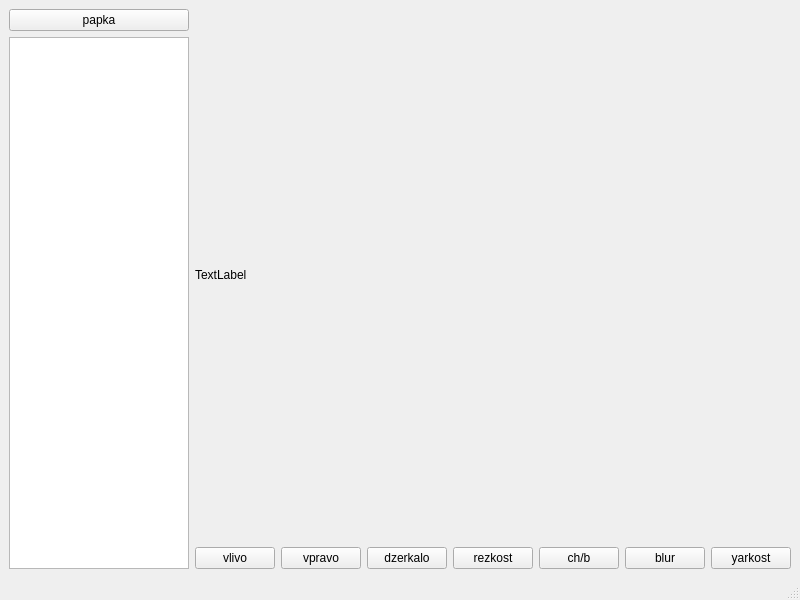
<?xml version="1.0" encoding="UTF-8"?>
<ui version="4.0">
 <class>MainWindow</class>
 <widget class="QMainWindow" name="MainWindow">
  <property name="geometry">
   <rect>
    <x>0</x>
    <y>0</y>
    <width>800</width>
    <height>600</height>
   </rect>
  </property>
  <property name="windowTitle">
   <string>MainWindow</string>
  </property>
  <widget class="QWidget" name="centralwidget">
   <layout class="QHBoxLayout" name="horizontalLayout_2">
    <item>
     <layout class="QHBoxLayout" name="horizontalLayout">
      <item>
       <layout class="QVBoxLayout" name="verticalLayout_2">
        <item>
         <widget class="QPushButton" name="pushButton">
          <property name="text">
           <string>papka</string>
          </property>
         </widget>
        </item>
        <item>
         <widget class="QListWidget" name="listWidget"/>
        </item>
       </layout>
      </item>
      <item>
       <layout class="QVBoxLayout" name="verticalLayout_3">
        <item>
         <widget class="QLabel" name="label">
          <property name="sizePolicy">
           <sizepolicy hsizetype="MinimumExpanding" vsizetype="MinimumExpanding">
            <horstretch>0</horstretch>
            <verstretch>0</verstretch>
           </sizepolicy>
          </property>
          <property name="text">
           <string>TextLabel</string>
          </property>
         </widget>
        </item>
        <item>
         <layout class="QHBoxLayout" name="horizontalLayout_3">
          <item>
           <widget class="QPushButton" name="pushButton_4">
            <property name="text">
             <string>vlivo</string>
            </property>
           </widget>
          </item>
          <item>
           <widget class="QPushButton" name="pushButton_5">
            <property name="text">
             <string>vpravo</string>
            </property>
           </widget>
          </item>
          <item>
           <widget class="QPushButton" name="pushButton_6">
            <property name="text">
             <string>dzerkalo</string>
            </property>
           </widget>
          </item>
          <item>
           <widget class="QPushButton" name="pushButton_7">
            <property name="text">
             <string>rezkost</string>
            </property>
           </widget>
          </item>
          <item>
           <widget class="QPushButton" name="pushButton_8">
            <property name="text">
             <string>ch/b</string>
            </property>
           </widget>
          </item>
          <item>
           <widget class="QPushButton" name="pushButton_2">
            <property name="text">
             <string>blur</string>
            </property>
           </widget>
          </item>
          <item>
           <widget class="QPushButton" name="pushButton_3">
            <property name="text">
             <string>yarkost</string>
            </property>
           </widget>
          </item>
         </layout>
        </item>
       </layout>
      </item>
     </layout>
    </item>
   </layout>
  </widget>
  <widget class="QMenuBar" name="menubar">
   <property name="geometry">
    <rect>
     <x>0</x>
     <y>0</y>
     <width>800</width>
     <height>21</height>
    </rect>
   </property>
  </widget>
  <widget class="QStatusBar" name="statusbar"/>
 </widget>
 <resources/>
 <connections/>
</ui>
